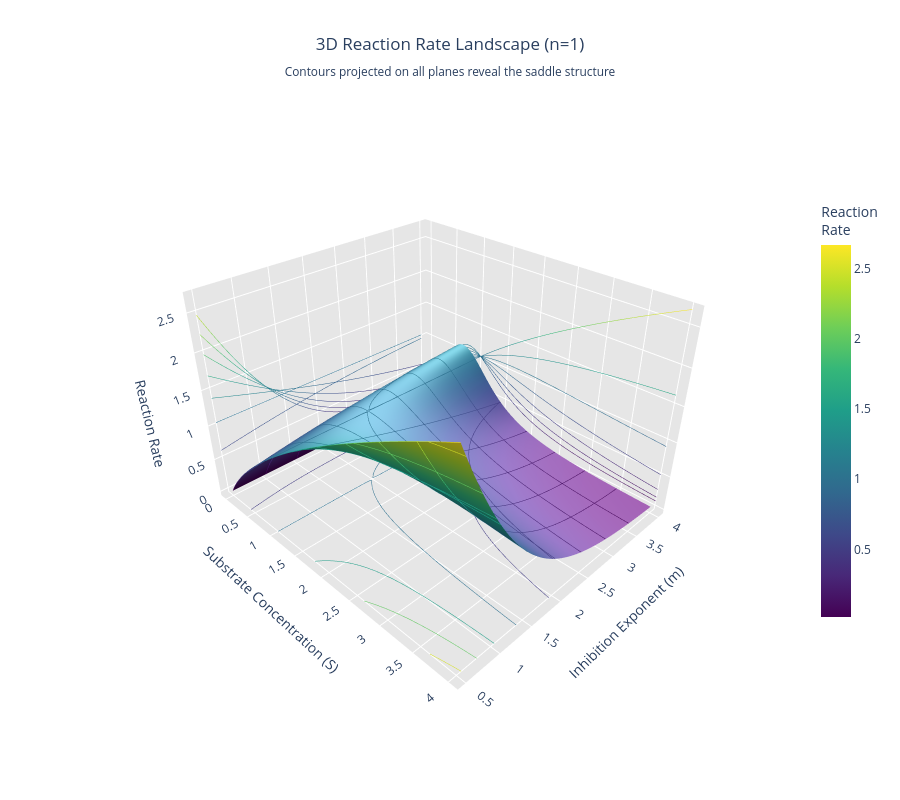

The code cell stored with this chart in its notebook:
### Markdown cell above
## 3D Rate Surface Plot

### Code cell
from numpy import linspace, meshgrid
import plotly.graph_objects as go

def kinetics(S, k_max, K_m, n, m):
    """
    Hill kinetics equation; reduces to Michaelis-Menten for n=1
    S: substrate concentration
    k_max: maximum reaction rate (includes enzyme concentration)
    K_m: Michaelis constant (fixed at 1)
    n: Hill exponent
    m: inhibition exponent (n<=m)
    """
    rate = (k_max * S**n) / (K_m + S**m)
    return rate

# Fixed parameters
k_max, K_m, n = 2, 1, 1

# Create 2D grid
S_values = linspace(0.01, 4, 100)  # Start slightly above 0
m_values = linspace(0.5, 4, 100)

# Create meshgrid
S_grid, m_grid = meshgrid(S_values, m_values)

# Calculate rate for all combinations
rate_grid = kinetics(S_grid, k_max, K_m, n, m_grid)

# Create 3D surface with contours projected on all three planes.
# This is the same data as the heatmap above, but drawn as a literal
# "rate landscape": height = reaction rate, the two horizontal axes are
# substrate concentration S and inhibition exponent m.
fig = go.Figure(data=[go.Surface(
    x=S_values,
    y=m_values,
    z=rate_grid,
    colorscale='Viridis',
    colorbar=dict(title="Reaction<br>Rate", len=0.7),
    hovertemplate='S: %{x:.2f}<br>m: %{y:.2f}<br>Rate: %{z:.2f}<extra></extra>',
    lighting=dict(
        ambient=0.6,
        diffuse=0.8,
        specular=0.3,
        roughness=0.5
    ),
    contours=dict(
        x=dict(show=True, usecolormap=True, highlightcolor="white", project=dict(x=True)),
        y=dict(show=True, usecolormap=True, highlightcolor="white", project=dict(y=True)),
        z=dict(show=True, usecolormap=True, highlightcolor="white", project=dict(z=True))
    )
)])

fig.update_layout(
    title=dict(
        text="3D Reaction Rate Landscape (n=1)<br><sub>Contours projected on all planes reveal the saddle structure</sub>",
        x=0.5
    ),
    scene=dict(
        xaxis=dict(title="Substrate Concentration (S)", backgroundcolor="rgb(230, 230,230)"),
        yaxis=dict(title="Inhibition Exponent (m)", backgroundcolor="rgb(230, 230,230)"),
        zaxis=dict(title="Reaction Rate", backgroundcolor="rgb(230, 230,230)"),
        camera=dict(
            eye=dict(x=1.5, y=-1.5, z=1.3)  # Initial viewing angle
        )
    ),
    width=900,
    height=800
)

fig.show()

### Figure 1 — Plotly figure (JSON) as saved in the notebook; plotly's stock layout.template omitted (floating-point values rounded to 4 significant figures; data arrays with more than 128 entries replaced by an {"elided": "..."} marker saying what was removed)
{"data": [{"colorbar": {"len": 0.7, "title": {"text": "Reaction<br>Rate"}}, "colorscale": [[0, "#440154"], [0.1111, "#482878"], [0.2222, "#3e4989"], [0.3333, "#31688e"], [0.4444, "#26828e"], [0.5556, "#1f9e89"], [0.6667, "#35b779"], [0.7778, "#6ece58"], [0.8889, "#b5de2b"], [1, "#fde725"]], "contours": {"x": {"highlightcolor": "white", "project": {"x": true}, "show": true, "usecolormap": true}, "y": {"highlightcolor": "white", "project": {"y": true}, "show": true, "usecolormap": true}, "z": {"highlightcolor": "white", "project": {"z": true}, "show": true, "usecolormap": true}}, "hovertemplate": "S: %{x:.2f}<br>m: %{y:.2f}<br>Rate: %{z:.2f}<extra></extra>", "lighting": {"ambient": 0.6, "diffuse": 0.8, "roughness": 0.5, "specular": 0.3}, "type": "surface", "x": [0.01, 0.0503, 0.09061, 0.1309, 0.1712, 0.2115, 0.2518, 0.2921, 0.3324, 0.3727, 0.413, 0.4533, 0.4936, 0.5339, 0.5742, 0.6145, 0.6548, 0.6952, 0.7355, 0.7758, 0.8161, 0.8564, 0.8967, 0.937, 0.9773, 1.018, 1.058, 1.098, 1.138, 1.179, 1.219, 1.259, 1.3, 1.34, 1.38, 1.421, 1.461, 1.501, 1.542, 1.582, 1.622, 1.662, 1.703, 1.743, 1.783, 1.824, 1.864, 1.904, 1.945, 1.985, 2.025, 2.065, 2.106, 2.146, 2.186, 2.227, 2.267, 2.307, 2.348, 2.388, 2.428, 2.468, 2.509, 2.549, 2.589, 2.63, 2.67, 2.71, 2.751, 2.791, 2.831, 2.872, 2.912, 2.952, 2.992, 3.033, 3.073, 3.113, 3.154, 3.194, 3.234, 3.275, 3.315, 3.355, 3.395, 3.436, 3.476, 3.516, 3.557, 3.597, 3.637, 3.678, 3.718, 3.758, 3.798, 3.839, 3.879, 3.919, 3.96, 4.0], "y": [0.5, 0.5354, 0.5707, 0.6061, 0.6414, 0.6768, 0.7121, 0.7475, 0.7828, 0.8182, 0.8535, 0.8889, 0.9242, 0.9596, 0.9949, 1.03, 1.066, 1.101, 1.136, 1.172, 1.207, 1.242, 1.278, 1.313, 1.348, 1.384, 1.419, 1.455, 1.49, 1.525, 1.561, 1.596, 1.631, 1.667, 1.702, 1.737, 1.773, 1.808, 1.843, 1.879, 1.914, 1.949, 1.985, 2.02, 2.056, 2.091, 2.126, 2.162, 2.197, 2.232, 2.268, 2.303, 2.338, 2.374, 2.409, 2.444, 2.48, 2.515, 2.551, 2.586, 2.621, 2.657, 2.692, 2.727, 2.763, 2.798, 2.833, 2.869, 2.904, 2.939, 2.975, 3.01, 3.045, 3.081, 3.116, 3.152, 3.187, 3.222, 3.258, 3.293, 3.328, 3.364, 3.399, 3.434, 3.47, 3.505, 3.54, 3.576, 3.611, 3.646, 3.682, 3.717, 3.753, 3.788, 3.823, 3.859, 3.894, 3.929, 3.965, 4.0], "z": {"elided": "100x100 float values"}}], "layout": {"height": 800, "scene": {"camera": {"eye": {"x": 1.5, "y": -1.5, "z": 1.3}}, "xaxis": {"backgroundcolor": "rgb(230, 230,230)", "title": {"text": "Substrate Concentration (S)"}}, "yaxis": {"backgroundcolor": "rgb(230, 230,230)", "title": {"text": "Inhibition Exponent (m)"}}, "zaxis": {"backgroundcolor": "rgb(230, 230,230)", "title": {"text": "Reaction Rate"}}}, "title": {"text": "3D Reaction Rate Landscape (n=1)<br><sub>Contours projected on all planes reveal the saddle structure</sub>", "x": 0.5}, "width": 900}}
